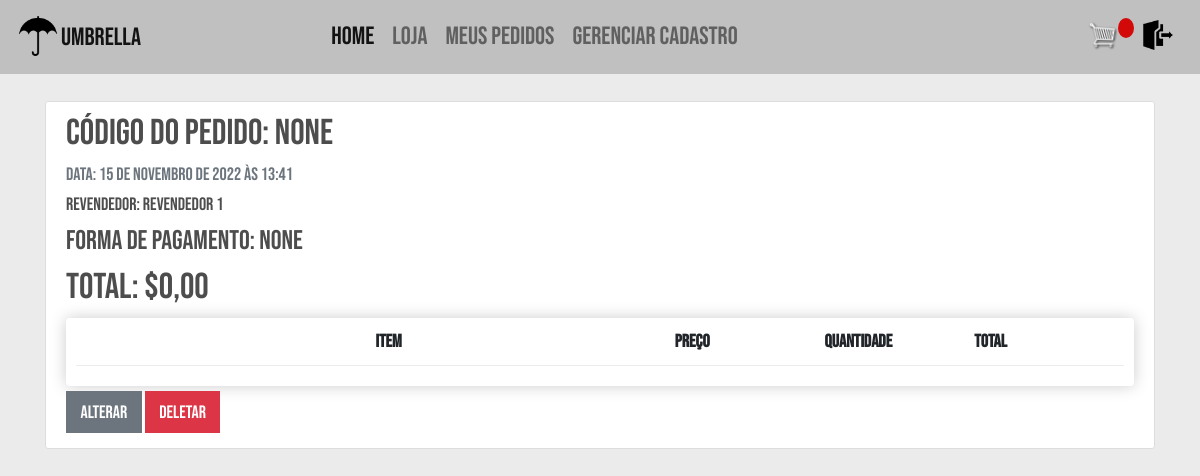
/detalhe_pedido/1/ (signed in), run on an earlier commit of the app's database.
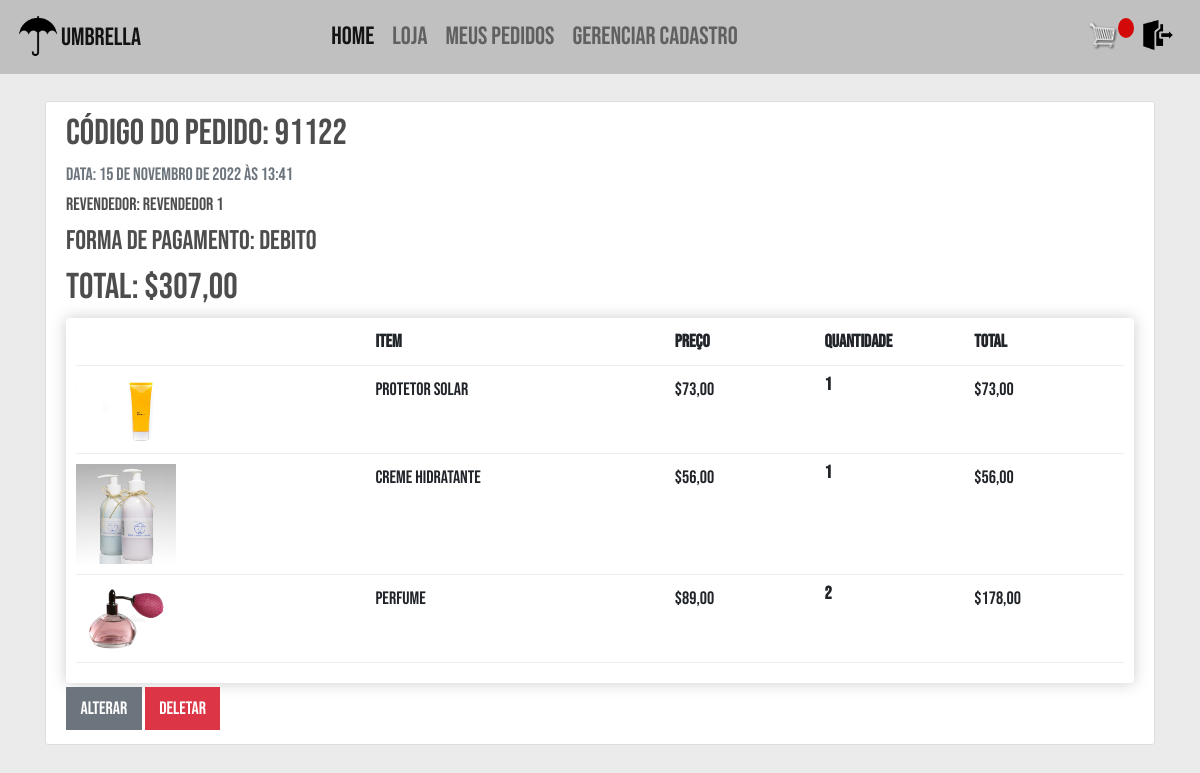
And on a later commit of the database.
### vendas/models.py (models this page shows, shortened)
class Pedido(models.Model):
    cod_pedido = models.CharField(
        _("código do pedido"), max_length=100, null=True)
    APROV_PEND = "aprovacao_pendente"
    APROVADO = "aprovado"
    ENVIADO = "enviado"
    FINALIZADO = "finalizado"
    opcoes_status = [
        (APROV_PEND, "Aprovação pendente"),
        (APROVADO, "Aprovado"),
        (ENVIADO, "Enviado"),
        (FINALIZADO, "Finalizado"),
    ]
    status = models.CharField(choices=opcoes_status,
                              max_length=50, null=True, blank=True, default=APROV_PEND)
    completo = models.BooleanField(default=False)
    data = models.DateTimeField(
        _("data do pedido"), default=timezone.now, null=True, blank=True)
    subtotal = models.FloatField(
        _("valor pré-desconto do pedido"), null=True, blank=True)
    total = models.FloatField(
        _("valor total do pedido"), null=True, blank=True)
    CREDITO = "credito"
    DEBITO = "debito"
    PIX = "pix"
    BOLETO = "boleto"
    opcoes_pagamento = [
        (CREDITO, "Credito"),
        (DEBITO, "Debito"),
        (PIX, "Pix"),
        (BOLETO, "Boleto"),
    ]
    metodo_de_pagamento = models.CharField(
        choices=opcoes_pagamento, max_length=200, null=True, blank=True)
    franquia = models.ForeignKey(Franquia, verbose_name=_(
        "franquia"), on_delete=models.SET_NULL, null=True, blank=True)
    loja = models.ForeignKey(Loja, verbose_name=_(
        "loja"), on_delete=models.SET_NULL, null=True, blank=True)
    revendedor = models.ForeignKey(Revendedor, verbose_name=_(
        "revendedor"), on_delete=models.SET_NULL, null=True, blank=True)
    @property
    def get_carrinho_total(self):
        itenspedido = self.itempedido_set.filter()
        total = sum([item.get_total for item in itenspedido])
        return total

class Revendedor(models.Model):
    user = models.OneToOneField(
        User, on_delete=models.CASCADE)
    nome = models.CharField(_("Nome"), max_length=100, blank=True)
    cpf = models.CharField(_("Cpf"), max_length=15, blank=True)
    telefone = models.CharField(_("Telefone"), max_length=15, blank=True)
    cep = models.CharField(
        _("CEP"), max_length=15, blank=True)
    uf = models.CharField(
        _("UF"), max_length=2, blank=True)
    cidade = models.CharField(
        _("cidade"), max_length=50, blank=True)
    bairro = models.CharField(
        _("bairro"), max_length=50, blank=True)
    logradouro = models.CharField(
        _("logradouro"), max_length=100, blank=True)
    numero = models.CharField(
        _("numero"), max_length=5, blank=True)
    datanasc = models.DateField(
        _("Data de nascimento"), auto_now=False, auto_now_add=False, blank=True)
    sexo = models.CharField(_("sexo"), choices=opcoes_sexo,
                            max_length=30, blank=True)
    supervisor = models.ForeignKey(Supervisor, verbose_name=_(
        "supervisor"), on_delete=models.SET_NULL, null=True, blank=True)
    def meta_iniciante():
        return Meta.objects.get(nivel=Meta.INICIANTE)
    meta = models.ForeignKey(
        Meta, on_delete=models.SET_NULL, null=True, blank=True, default=meta_iniciante)
    is_aprovado = models.BooleanField(_('Aprovado'), default=False)
    def __str__(self):
        return self.nome

class ItemPedido(models.Model):
    pedido = models.ForeignKey(Pedido, verbose_name=_(
        "Pedido"), on_delete=models.CASCADE, null=True)
    produto = models.ForeignKey(Produto, verbose_name=_(
        "produto"), on_delete=models.CASCADE, null=True)
    quantidade = models.IntegerField(
        _("quantidade"), default=0, null=True, blank=True)
    data_adicionado = models.DateTimeField(auto_now_add=True)
    @property
    def get_total(self):
        total = self.produto.preco * self.quantidade
        return total

class Produto(models.Model):
    codigo = models.IntegerField(_("codigo do produto"), unique=True)
    descricao = models.CharField(_("descrição"), max_length=200)
    nome = models.CharField(_("nome do produto"),
                            max_length=100)
    qtde_estoque = models.PositiveIntegerField(
        _("quantidade em estoque"))
    preco = models.FloatField(_("preço do produto"))
    image = models.ImageField(null=True, blank=True)
    @property
    def imageURL(self):
        try:
            url = self.image.url
        except:
            url = ''
        return url

### vendas/views.py (the view)
# urls.py: path('detalhe_pedido/<int:pk>/', views.detalhePedido, name='detalhe_pedido'),
@login_required
def detalhePedido(request, pk):
    pedido = Pedido.objects.get(id=pk)
    itens = pedido.itempedido_set.all()
    return render(request, "vendas/detalhe_pedido.html", {'pedido': pedido, 'itens': itens})

### users/models.py (called while the page is built)
    def __str__(self):
        return self.email

### vendas/templates/vendas/detalhe_pedido.html (shortened to what this page needs)
{% extends "vendas/base.html" %}
{% block content %}
<article class="media content-section">
  <div class="media-body">
    <div class="article-metadata">
      <h2>Código do pedido: {{ pedido.cod_pedido }}</h2>
      <h6 class="text-muted">Data: {{ pedido.data}}</h6>
      {% if pedido.revendedor %}
      <h6>Revendedor: {{ pedido.revendedor }}</h6>
      {% elif pedido.loja %}
      <h6>Loja: {{ pedido.loja }}</h6>
      {% endif %}
      <h4>Forma de pagamento: {{pedido.metodo_de_pagamento}}</h4>
      <h2>Total: ${{ pedido.get_carrinho_total|floatformat:2 }}</h2>
      <div class="box-element">
        <div class="carrinho-row">
          <div style="flex:2"></div>
          <div style="flex:2"><strong>Item</strong></div>
          <div style="flex:1"><strong>Preço</strong></div>
          <div style="flex:1"><strong>Quantidade</strong></div>
          <div style="flex:1"><strong>Total</strong></div>
        </div>
        {% for item in itens %}
        <div class="carrinho-row">
          <div style="flex:2"><img class="row-image"
              src="{{item.produto.imageURL}}"></div>
          <div style="flex:2"><p>{{item.produto.nome}}</p></div>
          <div style="flex:1"><p>${{item.produto.preco|floatformat:2}}</p></div>
          <div style="flex:1">
            <p class="quantity">{{item.quantidade}}</p>
          </div>
          <div style="flex:1"><p>${{item.get_total|floatformat:2}}</p></div>
        </div>
        {% endfor %}
      </div>
      {% if pedido.revendedor.user == request.user or pedido.loja.user == request.user %}
        <div>
          <a class="btn btn-secondary btn-me mt-1 mb-1" href="{% url 'atualizar_pedido' pedido.id %}">Alterar</a>
          <a class="btn btn-danger btn-me mt-1 mb-1" href="{% url 'deletar_pedido' pedido.id %}">Deletar</a>
        </div>
      {% endif %}
    </div>
  </div>
</article>
{% endblock content %}

### vendas/templates/vendas/base.html (shortened to what this page needs)
<!DOCTYPE html>
{% load static %}
<html lang="en">
<head>
  <link rel="stylesheet" href="https://stackpath.bootstrapcdn.com/bootstrap/4.4.1/css/bootstrap.min.css">
  <link rel="stylesheet" type="text/css" href="{% static 'vendas/css/style.css' %}">
</head>
<body>
	<nav class="navbar navbar-expand-lg navbar-light bg-dark">
		<a class="navbar-brand" href="{% url 'vendas-home' %}"><img src="../../static/vendas/images/logo.png" alt="">UMBRELLA</a>
		<div class="nav-container">
		{% if request.user.tipo == 'revendedor' or request.user.tipo == 'loja'%}
			<div class="collapse navbar-collapse" id="navbarNavDropdown">
				<ul class="navbar-nav mr-auto">
					<li class="nav-item active">
						<a class="nav-link" href="{% url 'vendas-home' %}">Home<span class="sr-only">(Página atual)</span></a>
					</li>
					<li class="nav-item">
						<a class="nav-link" href="{% url 'produtos' %}">Loja</a>
					</li>
					<li class="nav-item">
						<a class="nav-link" href="{% url 'meus_pedidos' %}">Meus Pedidos</a>
					</li>
					<li class="nav-item">
						<a class="nav-link" href="{% url 'perfil' %}">Gerenciar Cadastro</a>
					</li>
				</ul>
			</div>
		{% endif %}
		</div>
	    <ul class="navbar-nav ml-auto">
			<div class="form-inline my-2 my-lg-0">
				<a href="{% url 'carrinho' %}">
				<img  id="carrinho-icon" src="{% static 'vendas/images/cart.png' %}">
				</a>
				<p id="carrinho-total">{{itensCarrinho}}</p>
			</div>
			<li class="nav-item">
				<a class="nav-link" href="{% url 'logout' %}"> <img class="img-icone" src="{% static 'vendas/images/leave.png' %}"> </a>
			</li>
		</ul>
	</nav>
    <div class="container">
		<br>
		{% block content %}
		{% endblock content %}
    </div>
</body>
</html>
</html>
{% load sweetify %}

### vendas/static/vendas/css/style.css (style rules this page uses)
html { font-size: 18px; }
body { margin: 0; padding: 0; font-family: 'Bebas Neue', sans-serif; background-color: #EBEBEB; background-size: cover; background-repeat: no-repeat; background-position: center; height: 100vh; }
.navbar-brand img { width: 40px; margin-right: 3px; }
.nav-container { margin: auto; }
.navbar-brand { position: relative; top: -1px; font-size: 25px; }
.navbar { font-size: 25px; }
h1, h2, h3, h4, h5, h6 { color: hsl(0, 0%, 30%); }
.box-element { box-shadow: hsl(0, 0%, 80%) 0 0 16px; background-color: #fff; border-radius: 4px; padding: 10px; }
.bg-dark { background-color: #c0c0c0 !important; }
#carrinho-icon { width: 30px; display: inline-block; margin-left: 15px; }
#carrinho-total { display: block; text-align: center; color: #fff; background-color: rgb(211, 8, 8); width: 16px; height: 20px; border-radius: 50%; font-size: 14px; }
.btn { border-radius: 0; }
.row-image { width: 100px; }
.carrinho-row { display: flex; align-items: flex-stretch; padding-bottom: 10px; margin-bottom: 10px; border-bottom: 1px solid #ececec; }
.quantity { display: inline-block; font-weight: 700; padding-right: 10px; position:relative; top:-5px }
.img-icone { width: 30px; }
.content-section { background: #ffffff; padding: 10px 20px; border: 1px solid #dddddd; border-radius: 3px; margin-bottom: 20px; width: 100%; }

What changed in the data, as far as the page shows it:
changed Pedido "revendedor 1": cod_pedido "None" → "91122"; metodo_de_pagamento "None" → "debito"; get_carrinho_total "0,00" → "307,00"
added ItemPedido: produto.imageURL (picture), produto.nome "protetor solar", produto.preco "73,00", quantidade "1", get_total "73,00"
added ItemPedido: produto.imageURL (picture), produto.nome "creme hidratante", produto.preco "56,00", quantidade "1", get_total "56,00"
added ItemPedido: produto.imageURL (picture), produto.nome "perfume", produto.preco "89,00", quantidade "2", get_total "178,00"
